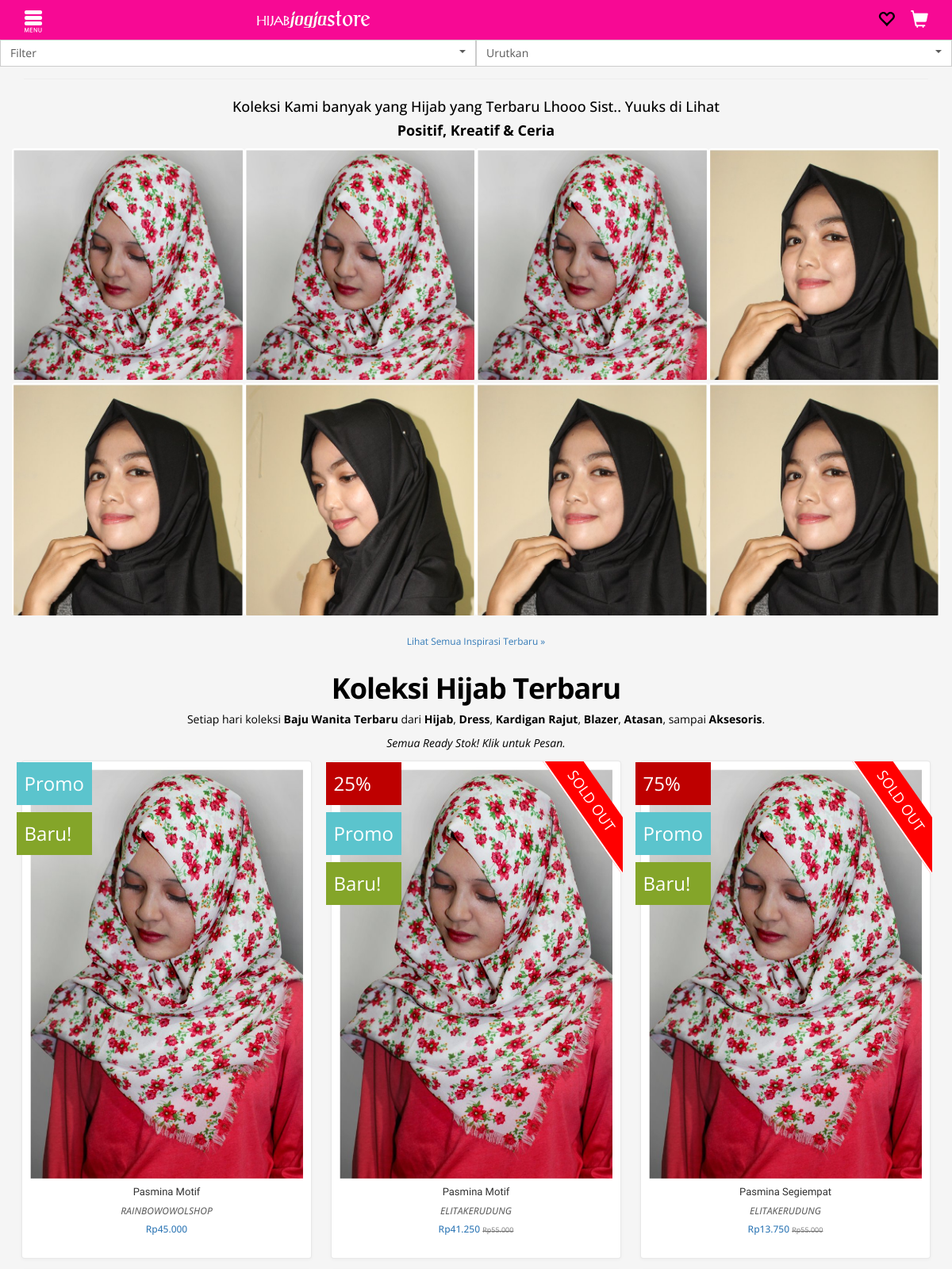
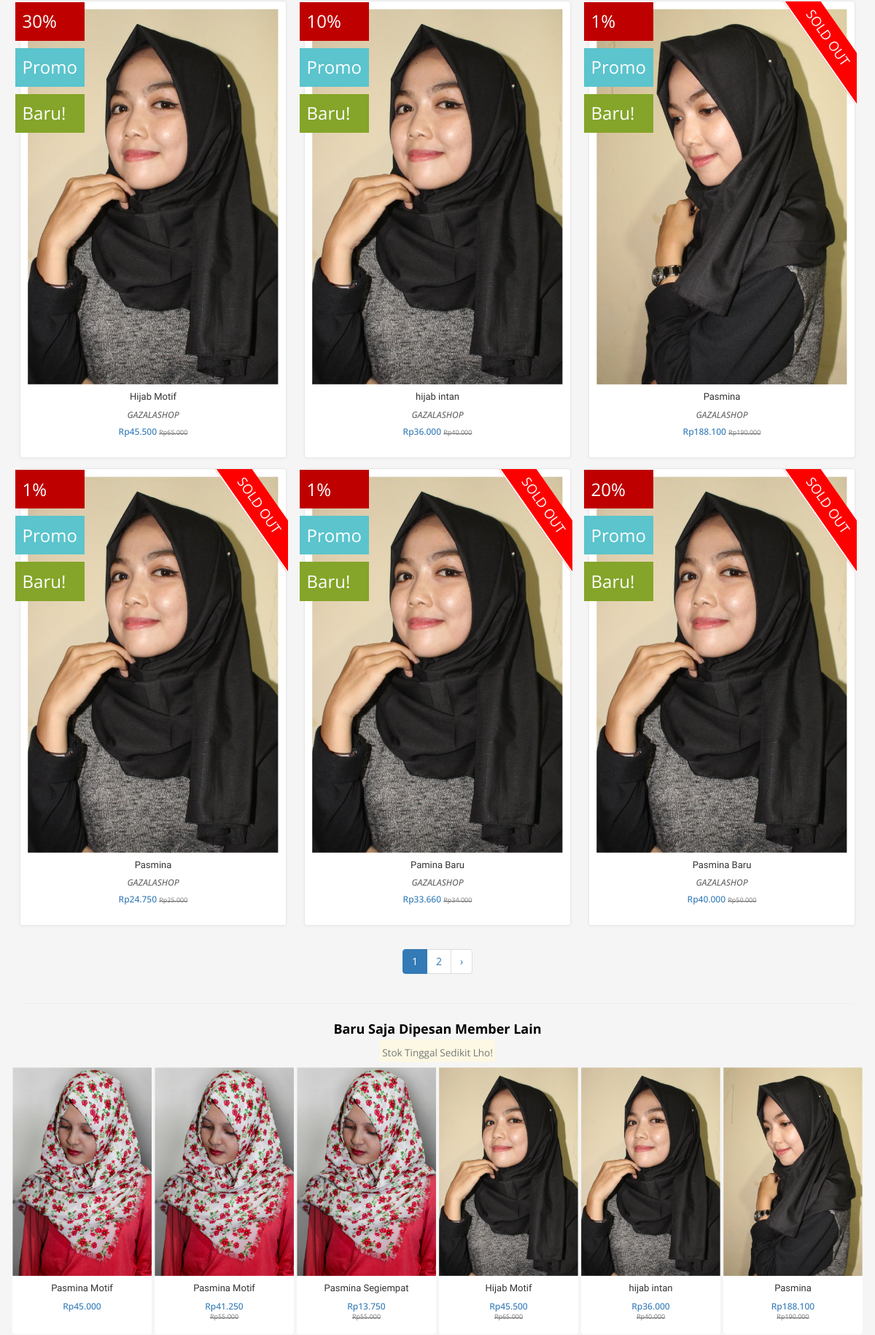
The app's page /hijab-terbaru.html (upper part) with its own data (2 pictures, top to bottom).
### tables this page shows
CREATE TABLE `product` (
  `product_id` int(11) NOT NULL,
  `product_code` varchar(250) DEFAULT NULL,
  `product_name` varchar(250) DEFAULT NULL,
  `product_desc` varchar(250) DEFAULT NULL,
  `product_price` int(11) DEFAULT NULL,
  `product_discount` int(11) DEFAULT NULL,
  `product_terlaris` varchar(10) DEFAULT NULL,
  `product_promo` varchar(10) DEFAULT NULL,
  `product_sold_out` varchar(10) DEFAULT NULL,
  `product_pre_order` varchar(10) DEFAULT NULL,
  `product_ready_stock` varchar(10) DEFAULT NULL,
  `product_color` varchar(250) DEFAULT NULL,
  `product_bahan` varchar(250) DEFAULT NULL,
  `product_size` varchar(250) DEFAULT NULL,
  `product_lama_kirim` varchar(250) DEFAULT NULL,
  `product_jumlah` int(11) DEFAULT NULL,
  `product_images` text,
  `brand_id` int(11) DEFAULT NULL,
  `category_id` int(11) DEFAULT NULL,
  `product_seo` varchar(250) DEFAULT NULL,
  `product_date` date DEFAULT NULL
);

CREATE TABLE `brand` (
  `brand_id` int(11) NOT NULL,
  `brand_name` varchar(250) DEFAULT NULL,
  `brand_seo` varchar(250) DEFAULT NULL
);

### media.php (called while the page is built, shortened)
<?php
include "josys/class_paging.php";
include "josys/fungsi_rupiah.php";
include "template.php";

### josys/fungsi_rupiah.php (called while the page is built)
<?php
function format_rupiah($angka){
  $rupiah=number_format($angka,0,',','.');
  return $rupiah;
}
?>

### well_cont/product.php (the view, shortened to what this page needs)
<div id="sb-site">
    <div class="row parent-dropdown-filter" style="position:relative">
        <div class="col-xs-6" style="padding-right:0">
            <button class="btn btn-default btn-block" data-dropdown-filter="#filter" style="color:#5a5a5a;border-radius:0;text-align:left">Filter <span class="caret pull-right" style="margin-top:6px;"></span></button>
        </div>
        <div class="col-xs-6" style="padding-left:0">
            <button class="btn btn-default btn-block" data-show-content="#sourceSorting" data-title="Urutkan" style="color:#5a5a5a;border-radius:0;text-align:left">Urutkan <span class="caret pull-right" style="margin-top:6px;"></span></button>
        </div>
    </div>
    <div class="container">
        <hr class="featurette-divider" />
        <div class="row">
            <div class="col-lg-12">
                <h5 class="featurette-heading" style="font-size:18px;text-align:center;">Koleksi Kami banyak yang Hijab yang Terbaru Lhooo Sist.. Yuuks di Lihat</h5>
                <h3 class="featurette-heading" style="font-size:18px;text-align:center;">Positif, Kreatif & Ceria</h3>
            </div>
            <?php
            $sql_product="select * from product ORDER BY product_id DESC LIMIT 8";
            $result_product=mysql_query($sql_product);
            while($data_product=mysql_fetch_array($result_product)){
            ?>
                <div class="col-xs-3 col-sm-3 col-md-3 col-inspiration">
                    <div class="thumb-inspiration">
                        <div class="thumbnail thumb-content">
                            <a href="details-product-<?php echo $data_product[product_id]."-".$data_product[product_seo].".html";?>" onclick="#">
                                <img src="assets/images/product/<?php echo $data_product['product_images'] ?>" border="0" class="img-responsive" style="object-fit: cover;" />
                            </a>
                        </div>
                    </div>
                </div>
                <?php
            }
            ?>
        </div>
        <div class="row">
            <div class="col-lg-12 text-center">
                <br>
                <p><a href="#" class="small">Lihat Semua Inspirasi Terbaru &raquo;</a></p>
            </div>
        </div>
    </div>
    <div class="container">
        <div class="row text-center">
            <div class="col-lg-12">
                <h1 class="featurette-heading">Koleksi Hijab Terbaru</h1>
                <p>Setiap hari koleksi <strong>Baju Wanita Terbaru</strong> dari <strong>Hijab</strong>, <strong>Dress</strong>, <strong>Kardigan Rajut</strong>, <strong>Blazer</strong>, <strong>Atasan</strong>, sampai <strong>Aksesoris</strong>.</p>
            </div>
        </div>
        <div class="row text-center">
            <div class="col-lg-12">
                <p><em>Semua Ready Stok! Klik untuk Pesan.</em>
                </p>
            </div>
        </div>
        <div class="row">
            <?php
            $p      = new Paging;
            $batas  = 9;
            $posisi = $p->cariPosisi($batas);
            $sql_product="select * from product ORDER BY product_id DESC LIMIT $posisi,$batas";
            $result_product=mysql_query($sql_product);
            while($data_product=mysql_fetch_array($result_product)){
            $disc        = ($data_product['product_discount']/100)*$data_product['product_price'];
            $hargadisc   = number_format(($data_product['product_price']-$disc),0,",",".");
            $harga       = format_rupiah($data_product['product_price']);
            ?>
                <div class="col-xs-12 col-sm-12 col-md-4 col-list-sku">
                    <div class="container-badge">
                        <?php
                        if($data_product['product_discount'] == 0){
                        }else{
                        ?>
                        <div class="badge-tag">
                            <?php echo $data_product['product_discount']; ?>%
                        </div>
                        <?php
                        }
                        ?>
                        <div class="badge-tag cyan">
                            Promo
                        </div>
                         <div class="badge-tag green">
                            Baru!
                        </div>
                        <?php
                        if($data_product['product_sold_out']=='Y'){
                        ?>
                        <div class="promo-box">
                        <span class="on_promo title_shop">SOLD OUT</span>
                        </div>
                        <?php
                        }
                        ?>
                    </div>
                    <div class="thumbnail box-shadow" style="min-height: 350px; margin: 0 10px 10px 10px; padding: 10px;">
                        <a href="details-product-<?php echo $data_product[product_id]."-".$data_product[product_seo].".html";?>">
                            <img width="100%" src="assets/images/product/<?php echo $data_product['product_images'] ?>" border="0" class="img-responsive" />
                        </a>
                        <div class="caption">
                            <a href="#">
                                <h4 class="product-name text-center small" title="Metthy Top"><?php echo $data_product['product_name']; ?></h4>
                                <?php
                                $sql_category="select * from brand where brand_id='".$data_product['brand_id']."'";
                                $result_category=mysql_query($sql_category);
                                $data_category=mysql_fetch_array($result_category);
                                ?>
                                <h4 class="merchant-name text-center small" title="Giggle Note"><?php echo $data_category['brand_name']; ?></h4>
                                <?php
                                if($data_product['product_discount'] == 0){
                                ?>
                                       <h4 class="price text-center">Rp<?php echo $harga; ?> </h4>
                                <?php
                                    }else{
                                ?>
                                       <h4 class="price text-center">Rp<?php echo $hargadisc; ?> <strike class="text-muted"><small>Rp<?php echo $harga; ?></small></strike></h4>
                                <?php
                                }
                                ?>
                            </a>
                        </div>
                    </div>
                </div>
                <?php
        }
            ?>
        </div>
        <?php
        $jmldata     = mysql_num_rows(mysql_query("SELECT * FROM product ORDER BY product_id ASC"));
        $jmlhalaman  = $p->jumlahHalaman($jmldata, $batas);
        $linkHalaman = $p->navHalaman($_GET['halaman'], $jmlhalaman);
        ?>
        <div class="row">
            <div class="col-lg-12">
                <div class="text-center">
                    <ul class="pagination">
                    <?php
                    echo $linkHalaman;
                    ?>
                    </ul>
                </div>
            </div>
        </div>
        <hr class="featurette-divider" />
        <div class="row">
            <div class="col-lg-12">
                <h3 class="featurette-heading" style="font-size:18px;text-align:center;">Baru Saja Dipesan Member Lain</h3>
                <h4 class="text-center"><mark><small>Stok Tinggal Sedikit Lho!</small></mark></h4>
            </div>
            <?php
             $sql_product="select * from product ORDER BY product_id DESC LIMIT 12";
            $result_product=mysql_query($sql_product);
            while($data_product=mysql_fetch_array($result_product)){
            $disc        = ($data_product['product_discount']/100)*$data_product['product_price'];
            $hargadisc   = number_format(($data_product['product_price']-$disc),0,",",".");
            $harga       = format_rupiah($data_product['product_price']);
            ?>
                <div class="col-xs-4 col-sm-4 col-md-2 col-recently-purchased">
                    <div class="thumbnail" style="border: none; min-height: 268px; margin-bottom:0px; padding:0px;">
                        <a href="details-product-<?php echo $data_product[product_id]."-".$data_product[product_seo].".html";?>" onClick="#">
                            <img width="275px" src="assets/images/product/<?php echo $data_product['product_images'] ?>" border="0" class="img-responsive" />
                        </a>
                        <div class="caption">
                        <a href="details-product-<?php echo $data_product[product_id]."-".$data_product[product_seo].".html";?>" onClick="#">
                            <h4 class="product-name text-center small" title="Leona Turban"><?php echo $data_product['product_name']; ?></h4>
                            <?php
                            if($data_product['product_discount'] == '0'){
                            ?>
                            <h4 class="price text-center">Rp<?php echo $harga; ?><br><strike class="text-muted" style="color: rgb(255, 255, 255);"><small style="color: rgb(255, 255, 255);">Rp50,000</small></strike></h4>
                            <?php
                            }else{
                            ?>
                            <h4 class="price text-center">Rp<?php echo $hargadisc; ?><br><strike class="text-muted"><small>Rp<?php echo $harga; ?></small></strike></h4>
                            <?php
                            }
                            ?>
                        </a>
                    </div>
                    </div>
                </div>
                <?php
            }
            ?>
        </div>
    </div>
</div>

### assets/css/slidebars.css (style rules this page uses)
#sb-site,.sb-site-container,.sb-slidebar,body,html { margin:0;padding:0;-webkit-box-sizing:border-box;-moz-box-sizing:border-box;box-sizing:border-box }
body,html { width:100%;overflow-x:hidden }
html { height:100% }
body { min-height:100%;height:auto;position:relative }
#sb-site,.sb-site-container { width:100%;min-height:100vh;position:relative;z-index:1;background-color:#f5f5f5 }
#sb-site:after,#sb-site:before,.sb-site-container:after,.sb-site-container:before { content:' ';display:table;clear:both }
#sb-site,.sb-site-container,.sb-slide,.sb-slidebar { -webkit-transform:translate(0px);-moz-transform:translate(0px);-o-transform:translate(0px);transform:translate(0px);-webkit-transition:-webkit-transform 400ms ease;-moz-transition:-moz-transform 400ms ease;-o-transition:-o-transform 400ms ease;transition:transform 400ms ease;-webkit-transition-property:-webkit-transform,left,right;-webkit-backface-visibility:hidden }

### records on screen
product: product_images (picture), product_name "Pasmina Motif", brand.brand_name "RAINBOWOWOLSHOP", product_price "45.000"
product: product_images (picture), product_discount "25", product_sold_out "SOLD OUT", product_name "Pasmina Motif", brand.brand_name "ELITAKERUDUNG", hargadisc "41.250", product_price "55.000"
product: product_images (picture), product_discount "75", product_sold_out "SOLD OUT", product_name "Pasmina Segiempat", brand.brand_name "ELITAKERUDUNG", hargadisc "13.750", product_price "55.000"
product: product_images (picture), product_discount "30", product_name "Hijab Motif", brand.brand_name "GAZALASHOP", hargadisc "45.500", product_price "65.000"
product: product_images (picture), product_discount "10", product_name "hijab intan", brand.brand_name "GAZALASHOP", hargadisc "36.000", product_price "40.000"
product: product_images (picture), product_discount "1", product_sold_out "SOLD OUT", product_name "Pasmina", brand.brand_name "GAZALASHOP", hargadisc "188.100", product_price "190.000"
product: product_images (picture), product_discount "1", product_sold_out "SOLD OUT", product_name "Pasmina", brand.brand_name "GAZALASHOP", hargadisc "24.750", product_price "25.000"
product: product_images (picture), product_discount "1", product_sold_out "SOLD OUT", product_name "Pamina Baru", brand.brand_name "GAZALASHOP", hargadisc "33.660", product_price "34.000"
product: product_discount "20", product_sold_out "SOLD OUT", product_images (picture), product_name "Pasmina Baru", brand.brand_name "GAZALASHOP", hargadisc "40.000", product_price "50.000"

### other values on screen
$halaman_aktif "1"
